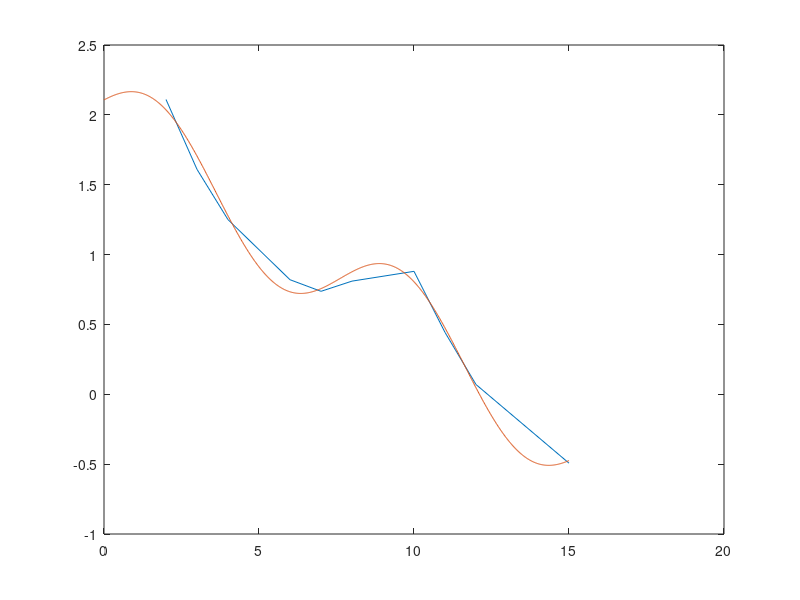

The MATLAB source for this figure:
%% Init
clear
clc

%% the good stuff
tn = [2 3 4 6 7 8 10 11 12 15];
yn = [2.11 1.61 1.25 0.820 0.737 0.810 0.880 0.443 0.070 -0.493];
w = 2*pi/8;
N = numel(tn);
papa_matrice = inv([
                [N sum(tn) sum(cos(w.*tn)) sum(sin(w.*tn))];
                [sum(tn) sum(tn.^2) sum(tn.*cos(w.*tn)) sum(tn.*sin(w.*tn))];
                [sum(cos(w.*tn)) sum(cos(w.*tn).*tn) sum(cos(w.*tn).^2) sum(cos(w.*tn).*sin(w.*tn))];
                [sum(sin(w.*tn)) sum(sin(w.*tn).*tn) sum(sin(w.*tn).*cos(w.*tn)) sum(sin(w.*tn).^2)]
               ]);
matrix_y = [sum(yn); sum(tn.*yn); sum(cos(w.*tn).*yn); sum(sin(w.*tn).*yn)];

a = papa_matrice * matrix_y;

t = linspace(0,15,1000);
test = a(1) + a(2).*t + a(3).*cos(w.*t) + a(4).*sin(w.*t);
res = 1.9998 - 0.1538.*t + 0.1074*cos(w.*t) + 0.3434*sin(w.*t);
%% Ploting
%plot(tn,yn,t,res,t,test)

%% RMS
values = a(1) + a(2).*tn + a(3).*cos(w.*tn) + a(4).*sin(w.*tn);
papa_rms = sqrt(1/numel(res)*sum((values-yn).^2));

y_barrre = 1/numel(tn)*sum(yn);

R = sum((values-y_barrre).^2)/sum((yn-y_barrre).^2);


%% More good stuff

papa_matrice2 = [ones(1, numel(tn)); tn; cos(w.*tn); sin(w.*tn) ]';

A = inv(papa_matrice2' * papa_matrice2) * papa_matrice2' * yn';
test2 = A(1) + A(2).*t + A(3).*cos(w.*t) + A(4).*sin(w.*t);


figure
plot(tn,yn,t,test2)
%% RMS2
values2 = A(1) + A(2).*tn + A(3).*cos(w.*tn) + A(4).*sin(w.*tn);
papa_rms2 = sqrt(1/numel(test2)*sum((values2-yn).^2));

y_barrre = 1/numel(tn)*sum(yn);

R2 = sum((values2-y_barrre).^2)/sum((yn-y_barrre).^2);